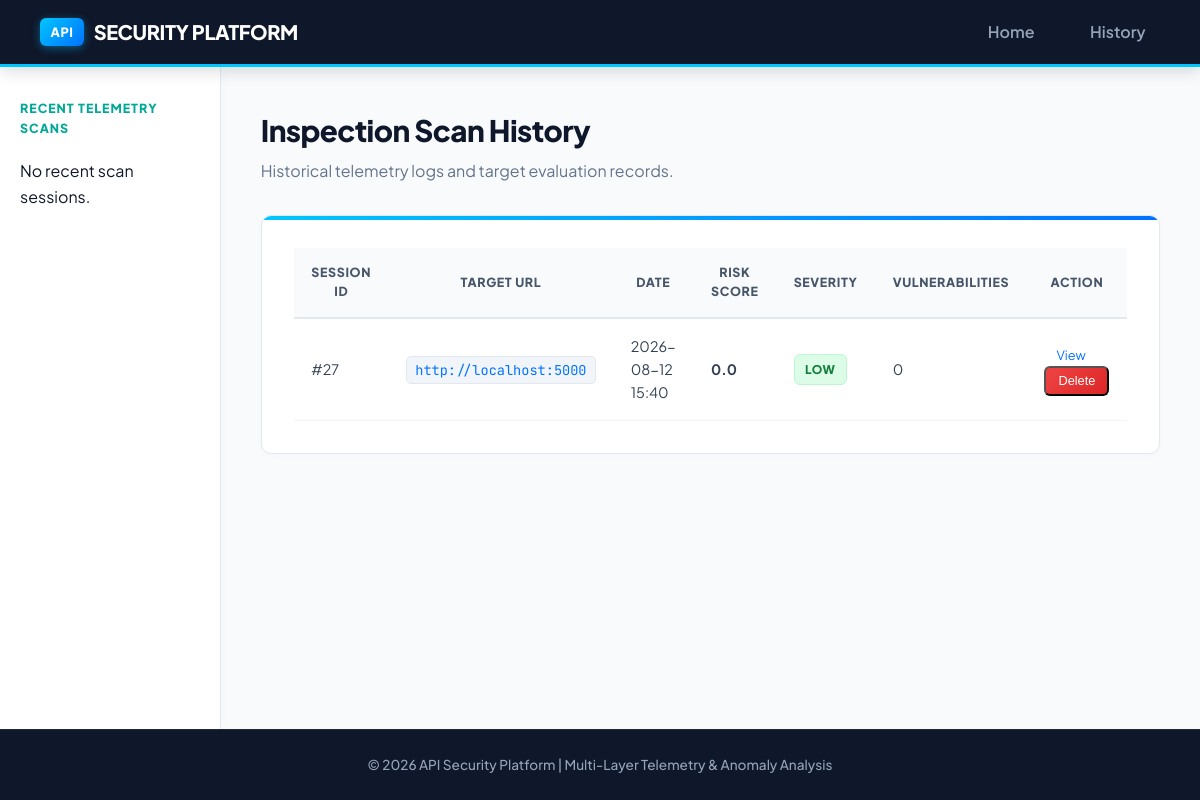
Before: /history with the older database file.
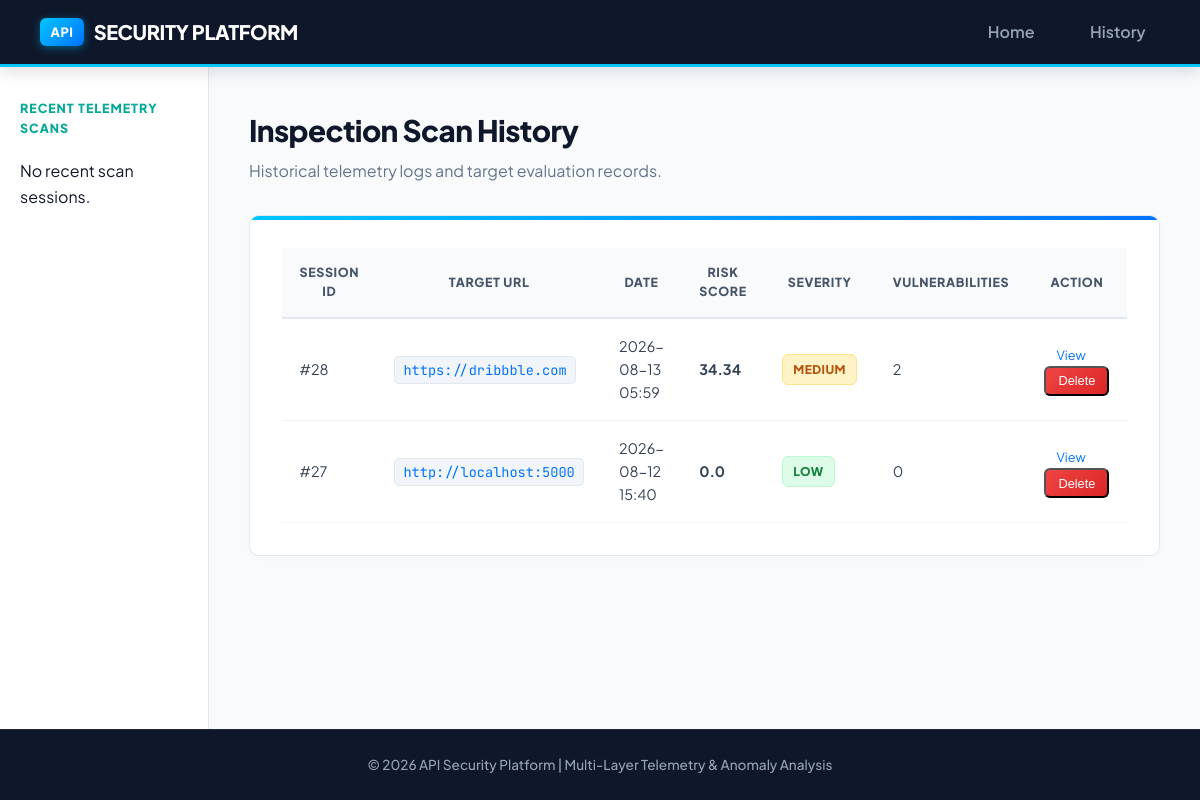
After: the same page with the newer database file.
### database/models.py (models this page shows)
class ScanSession(Base):
    __tablename__ = "scan_sessions"
    id = Column(Integer, primary_key=True, index=True)
    target_url = Column(String(500), nullable=False)
    scan_start_time = Column(DateTime, default=datetime.utcnow)
    scan_end_time = Column(DateTime, nullable=True)
    total_endpoints_found = Column(Integer, default=0)
    total_vulnerabilities_found = Column(Integer, default=0)
    overall_risk_score = Column(Float, default=0.0)
    overall_severity = Column(String(20), default="Low")
    endpoints = relationship("Endpoint", back_populates="session", cascade="all, delete-orphan")
    findings = relationship("Finding", back_populates="session", cascade="all, delete-orphan")
    reports = relationship("Report", back_populates="session", cascade="all, delete-orphan")

### dashboard/routes.py (the view)
@dashboard_bp.route("/history")
def history():
    sessions = get_all_sessions()
    return render_template("history.html", sessions=sessions)

### database/db.py (called while the page is built)
def get_all_sessions() -> List[ScanSession]:
    db = SessionLocal()
    try:
        return db.query(ScanSession).order_by(ScanSession.scan_start_time.desc()).all()
    finally:
        db.close()

### dashboard/templates/history.html (shortened to what this page needs)
{% extends "base.html" %}
{% block content %}
<div class="page-header">
    <h1>Inspection Scan History</h1>
    <p>Historical telemetry logs and target evaluation records.</p>
</div>
<div class="card table-card">
    <table>
        <thead>
            <tr>
                <th>Session ID</th>
                <th>Target URL</th>
                <th>Date</th>
                <th>Risk Score</th>
                <th>Severity</th>
                <th>Vulnerabilities</th>
                <th>Action</th>
            </tr>
        </thead>
        <tbody>
            {% for sess in sessions %}
            <tr>
                <td>#{{ sess.id }}</td>
                <td><code>{{ sess.target_url }}</code></td>
                <td>{{ sess.scan_start_time.strftime('%Y-%m-%d %H:%M') if sess.scan_start_time else 'N/A' }}</td>
                <td><strong>{{ sess.overall_risk_score }}</strong></td>
                <td><span class="badge {{ sess.overall_severity|lower }}">{{ sess.overall_severity }}</span></td>
                <td>{{ sess.total_vulnerabilities_found }}</td>
                <td class="actions-cell">
                    <a href="{{ url_for('dashboard.results', session_id=sess.id) }}" class="btn-sm">View</a>
                    <form action="{{ url_for('dashboard.delete_scan', session_id=sess.id) }}" method="POST" style="display:inline;">
                        <button type="submit" class="btn-sm btn-danger" onclick="return confirm('Delete this scan session record?')">Delete</button>
                    </form>
                </td>
            </tr>
            {% else %}
            <tr>
                <td colspan="7" class="text-center">No past inspection scan sessions recorded.</td>
            </tr>
            {% endfor %}
        </tbody>
    </table>
</div>
{% endblock %}

Changed rows visible on the page:
added ScanSession: id "28", target_url "https://dribbble.com", scan_start_time "2026-08-13 05:59", overall_risk_score "34.34", overall_severity "MEDIUM", total_vulnerabilities_found "2"
